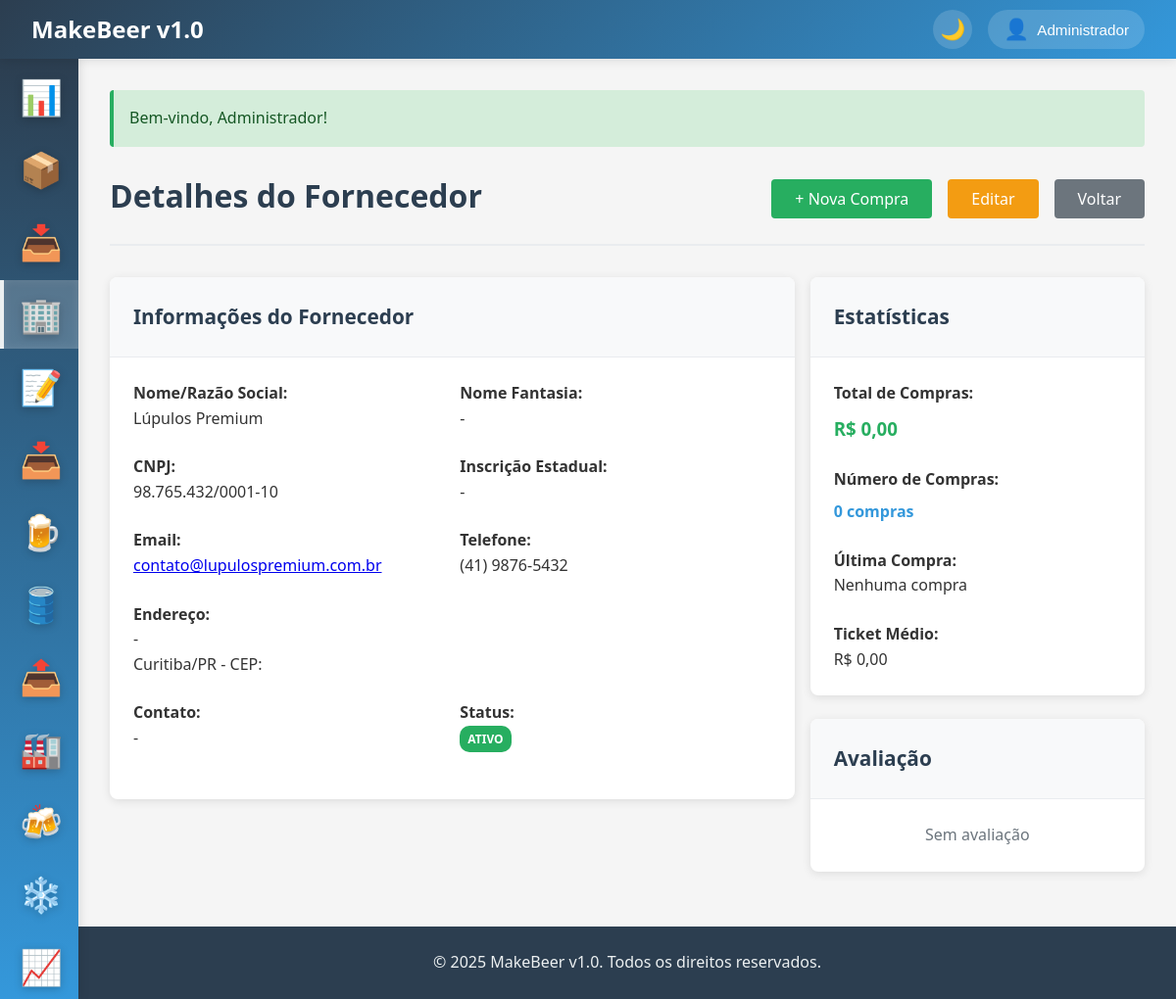
The page /fornecedores/viewFornecedor?id=2 (signed in) on the database its author committed.
### tables this page shows
CREATE TABLE IF NOT EXISTS fornecedores (
    id INT AUTO_INCREMENT PRIMARY KEY,
    nome VARCHAR(100) NOT NULL,
    cnpj VARCHAR(18) UNIQUE,
    email VARCHAR(100),
    telefone VARCHAR(20),
    endereco TEXT,
    cidade VARCHAR(50),
    estado VARCHAR(2),
    cep VARCHAR(10),
    contato_principal VARCHAR(100),
    observacoes TEXT,
    ativo BOOLEAN DEFAULT TRUE,
    created_at TIMESTAMP DEFAULT CURRENT_TIMESTAMP,
    updated_at TIMESTAMP DEFAULT CURRENT_TIMESTAMP ON UPDATE CURRENT_TIMESTAMP,
    INDEX idx_nome (nome),
    INDEX idx_ativo (ativo)
);

### app/controllers/BaseController.php (called while the page is built, shortened)
<?php
class BaseController {
    protected function view($view, $data = []) {
        extract($data);
        $viewPath = __DIR__ . '/../views/' . $view . '.php';
        require_once $viewPath;
    }
    protected function getGet($key, $default = '') {
        return trim($_GET[$key]);
    }
}
?>

### app/controllers/FornecedoresController.php (called while the page is built, shortened)
<?php
require_once 'BaseController.php';
class FornecedoresController extends BaseController {
    private $model;
    public function __construct() {
        $this->model = new Fornecedor();
    }
    public function viewFornecedor() {
        $id = $this->getGet('id');
        $fornecedor = $this->model->getWithStats($id);
        $insumos = $this->model->getInsumosFornecidos($id);
        $historico = $this->model->getHistoricoCompras($id, 20);
        $this->view('fornecedores/view', [
            'fornecedor' => $fornecedor,
            'insumos' => $insumos,
            'historico' => $historico
        ]);
    }
}
?>

### app/config/database.php (called while the page is built, shortened)
<?php
class Database {
    private static $instance = null;
    private $connection;
    private function __construct() {
        try {
            $dsn = "mysql:host=" . DB_HOST . ";dbname=" . DB_NAME . ";charset=" . DB_CHARSET;
            $options = [
                PDO::ATTR_ERRMODE => PDO::ERRMODE_EXCEPTION,
                PDO::ATTR_DEFAULT_FETCH_MODE => PDO::FETCH_ASSOC,
                PDO::ATTR_EMULATE_PREPARES => false,
            ];
            $this->connection = new PDO($dsn, DB_USER, DB_PASS, $options);
        } catch (PDOException $e) {
            die("Erro na conexão com o banco de dados: " . $e->getMessage());
        }
    }
    public static function getInstance() {
        if (self::$instance === null) {
            self::$instance = new self();
        }
        return self::$instance;
    }
    public function query($sql, $params = []) {
        try {
            $stmt = $this->connection->prepare($sql);
            $stmt->execute($params);
            return $stmt;
        } catch (PDOException $e) {
            error_log("Erro na query: " . $e->getMessage());
            throw $e;
        }
    }
    public function fetchOne($sql, $params = []) {
        $stmt = $this->query($sql, $params);
        return $stmt->fetch();
    }
}
?>

### app/models/BaseModel.php (called while the page is built, shortened)
<?php
abstract class BaseModel {
    protected $db;
    protected $table;
    protected $primaryKey = 'id';
    public function __construct() {
        $this->db = Database::getInstance();
    }
    public function find($id) {
        $sql = "SELECT * FROM {$this->table} WHERE {$this->primaryKey} = ?";
        return $this->db->fetchOne($sql, [$id]);
    }
}
?>

### app/models/Fornecedor.php (called while the page is built, shortened)
<?php
require_once 'BaseModel.php';
class Fornecedor extends BaseModel {
    public function getWithStats($fornecedorId) {
        $fornecedor = $this->find($fornecedorId);
        $sql = "SELECT
                COUNT(DISTINCT e.id) as total_compras,
                SUM(e.preco_total) as valor_total_comprado,
                COUNT(DISTINCT e.insumo_id) as total_insumos_diferentes,
                MAX(e.data_entrada) as ultima_compra
                FROM entradas_estoque e
                WHERE e.fornecedor_id = ?";
        $stats = $this->db->fetchOne($sql, [$fornecedorId]);
        $fornecedor['stats'] = $stats;
        return $fornecedor;
    }
}
?>

### app/helpers/functions.php (called while the page is built, shortened)
<?php
function formatMoney($value) {
    return 'R$ ' . number_format(floatval($value), 2, ',', '.');
}
?>

### app/views/fornecedores/view.php (the view, shortened to what this page needs)
<?php
include 'app/views/layouts/header.php';
?>
<div class="page-header d-flex justify-content-between align-items-center">
    <h1 class="page-title">Detalhes do Fornecedor</h1>
    <div class="page-actions d-flex gap-2">
        <a href="/entradas/create?fornecedor_id=<?= $fornecedor['id'] ?>" class="btn btn-success">+ Nova Compra</a>
        <a href="/fornecedores/edit?id=<?= $fornecedor['id'] ?>" class="btn btn-warning">Editar</a>
        <a href="/fornecedores" class="btn btn-secondary">Voltar</a>
    </div>
</div>
<div class="row mb-4">
    <div class="col col-8">
        <div class="card mb-4">
            <div class="card-header">
                <h3 class="card-title">Informações do Fornecedor</h3>
            </div>
            <div class="card-body">
                <div class="row">
                    <div class="col col-6 mb-3">
                        <strong>Nome/Razão Social:</strong>
                        <p><?= $fornecedor['nome'] ?></p>
                    </div>
                    <div class="col col-6 mb-3">
                        <strong>Nome Fantasia:</strong>
                        <p><?= $fornecedor['nome_fantasia'] ?? '-' ?></p>
                    </div>
                </div>
                <div class="row">
                    <div class="col col-6 mb-3">
                        <strong>CNPJ:</strong>
                        <p><?= $fornecedor['cnpj'] ?: '-' ?></p>
                    </div>
                    <div class="col col-6 mb-3">
                        <strong>Inscrição Estadual:</strong>
                        <p><?= $fornecedor['inscricao_estadual'] ?? '-' ?></p>
                    </div>
                </div>
                <div class="row">
                    <div class="col col-6 mb-3">
                        <strong>Email:</strong>
                        <p><?= $fornecedor['email'] ? '<a href="mailto:' . $fornecedor['email'] . '">' . $fornecedor['email'] . '</a>' : '-' ?></p>
                    </div>
                    <div class="col col-6 mb-3">
                        <strong>Telefone:</strong>
                        <p><?= $fornecedor['telefone'] ?: '-' ?></p>
                    </div>
                </div>
                <div class="row">
                    <div class="col col-12 mb-3">
                        <strong>Endereço:</strong>
                        <p>
                            <?= $fornecedor['endereco'] ?: '-' ?><br>
                            <?php if ($fornecedor['cidade']): ?>
                                <?= $fornecedor['cidade'] ?>/<?= $fornecedor['estado'] ?> - CEP: <?= $fornecedor['cep'] ?>
                            <?php endif; ?>
                        </p>
                    </div>
                </div>
                <div class="row">
                    <div class="col col-6 mb-3">
                        <strong>Contato:</strong>
                        <p><?= $fornecedor['contato'] ?? '-' ?></p>
                    </div>
                    <div class="col col-6 mb-3">
                        <strong>Status:</strong>
                        <p>
                            <?php if ($fornecedor['ativo']): ?>
                                <span class="badge badge-success">Ativo</span>
                            <?php else: ?>
                                <span class="badge badge-secondary">Inativo</span>
                            <?php endif; ?>
                        </p>
                    </div>
                </div>
            </div>
        </div>
    </div>
    <div class="col col-4">
        <div class="card mb-3">
            <div class="card-header">
                <h3 class="card-title">Estatísticas</h3>
            </div>
            <div class="card-body">
                <div class="mb-3">
                    <strong>Total de Compras:</strong>
                    <h3 style="color: #27ae60; margin: 0.5rem 0;">
                        <?= formatMoney($fornecedor['total_compras'] ?? 0) ?>
                    </h3>
                </div>
                <div class="mb-3">
                    <strong>Número de Compras:</strong>
                    <h4 style="color: #3498db; margin: 0.5rem 0;">
                        <?= $fornecedor['numero_compras'] ?? 0 ?> compras
                    </h4>
                </div>
                <div class="mb-3">
                    <strong>Última Compra:</strong>
                    <p><?= isset($fornecedor['ultima_compra']) && $fornecedor['ultima_compra'] ? formatDate($fornecedor['ultima_compra']) : 'Nenhuma compra' ?></p>
                </div>
                <div>
                    <strong>Ticket Médio:</strong>
                    <p><?= formatMoney($fornecedor['ticket_medio'] ?? 0) ?></p>
                </div>
            </div>
        </div>
        <div class="card">
            <div class="card-header">
                <h3 class="card-title">Avaliação</h3>
            </div>
            <div class="card-body">
                <?php if (!empty($fornecedor['avaliacao'])): ?>
                    <div class="text-center mb-2">
                        <h2 style="color: #f39c12; margin: 0;">
                            <?= number_format($fornecedor['avaliacao'], 1) ?>/5
                        </h2>
                    </div>
                <?php else: ?>
                    <p style="color: #6c757d; text-align: center;">Sem avaliação</p>
                <?php endif; ?>
            </div>
        </div>
    </div>
</div>
<?php include 'app/views/layouts/footer.php'; ?>

### public/css/style.css (style rules this page uses)
* { margin: 0; padding: 0; box-sizing: border-box; }
body { font-family: 'Segoe UI', Tahoma, Geneva, Verdana, sans-serif; background-color: #f5f5f5; color: #333; line-height: 1.6; overflow-x: hidden; }
.page-header { margin-bottom: 2rem; padding-bottom: 1rem; border-bottom: 2px solid #e9ecef; }
.page-title { font-size: 2rem; color: #2c3e50; margin-bottom: 0.5rem; }
.card { background: white; border-radius: 8px; box-shadow: 0 2px 10px rgba(0, 0, 0, 0.1); margin-bottom: 1.5rem; overflow: hidden; }
.card-header { padding: 1.5rem; background: #f8f9fa; border-bottom: 1px solid #e9ecef; }
.card-title { font-size: 1.3rem; color: #2c3e50; margin: 0; }
.card-body { padding: 1.5rem; }
.btn { display: inline-block; padding: 0.75rem 1.5rem; border: none; border-radius: 4px; font-size: 1rem; font-weight: 500; text-decoration: none; text-align: center; cursor: pointer; transition: all 0.3s ease; line-height: 1; }
.btn-secondary { background: #6c757d; color: white; }
.btn-success { background: #27ae60; color: white; }
.btn-warning { background: #f39c12; color: white; }
.badge { display: inline-block; padding: 0.25rem 0.5rem; font-size: 0.75rem; font-weight: 600; border-radius: 10px; text-transform: uppercase; }
.badge-success { background: #27ae60; color: white; }
.mb-3 { margin-bottom: 1.5rem; }
.mb-4 { margin-bottom: 2rem; }
.d-flex { display: flex; }
.justify-content-between { justify-content: space-between; }
.align-items-center { align-items: center; }
.gap-2 { gap: 1rem; }
.row { display: flex; flex-wrap: wrap; margin: 0 -0.5rem; }
.col { flex: 1; padding: 0 0.5rem; }
.col-4 { flex: 0 0 33.333333%; max-width: 33.333333%; }
.col-6 { flex: 0 0 50%; max-width: 50%; }
.col-8 { flex: 0 0 66.666667%; max-width: 66.666667%; }
.col-12 { flex: 0 0 100%; max-width: 100%; }

### rows shown on the page
fornecedores: nome "Lúpulos Premium", cnpj "98.765.432/0001-10", email "contato@lupulospremium.com.br", telefone "(41) 9876-5432", endereco "-", cidade "Curitiba", estado "PR"

### other values the page prints
APP_NAME "MakeBeer v1.0"
$user['nome'] "Administrador"
$message "Bem-vindo, Administrador!"
$fornecedor['nome_fantasia'] "-"
$fornecedor['inscricao_estadual'] "-"
$fornecedor['contato'] "-"
formatMoney($fornecedor['total_compras'] ?? 0) "R$ 0,00"
$fornecedor['numero_compras'] "0"
formatMoney($fornecedor['ticket_medio'] ?? 0) "R$ 0,00"
